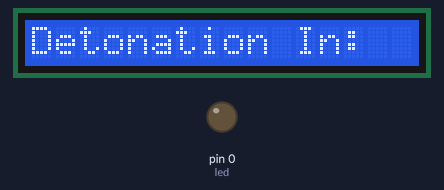
Bench run of a sketch on a simulated Arduino Uno, built with avr-gcc and run on an emulated ATmega328P. Parts: 16×1 character LCD, output pins drawn as LEDs (lit = HIGH).

Above: at 0.1 s.
At 2.1 s:
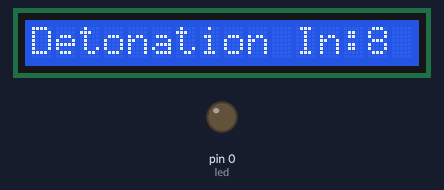
At 5.1 s:
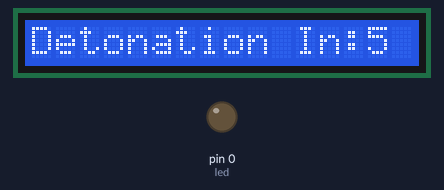
At 10.2 s:
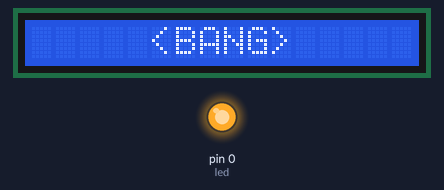
Timing chart, 0 to 11.7 s (numbered marks = the images above):
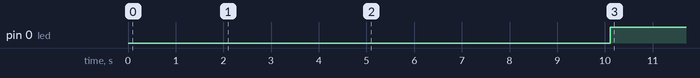

The sketch:

LCDTimer.ino
```cpp
  /*
  LCD Timer

  Based on:

 http://www.arduino.cc/en/Tutorial/LiquidCrystal
 */

// include the library code:
#include <LiquidCrystal.h>

// initialize the library with the numbers of the interface pins
LiquidCrystal lcd(12, 11, 5, 4, 3, 2);
const int led = 0;
void setup() {
  pinMode(led, OUTPUT);
  digitalWrite(led, LOW);
  lcd.clear();
  // set up the LCD's number of columns and rows:
  lcd.begin(16, 1);
  // Print a message to the LCD.
  lcd.print("Detonation In:");
}

void loop() {
  // set the cursor to column 0, line 1
  // (note: line 1 is the second row, since counting begins with 0):
  if (millis()/1000 < 10)
  {
  delay(500);


  lcd.noDisplay();
  delay(500);
  lcd.clear();
  lcd.print("Detonation In:");
  lcd.display();

  // print the number of seconds since reset:
  lcd.setCursor(14,0);
  lcd.print((10 - millis()/1000));
    }
  else
  {
    lcd.clear();
    lcd.print("     <BANG>");

    digitalWrite(led, HIGH);
    delay(20000);
  }
}
```

Measured:
- by itself, pin 0 (led): LOW → HIGH at 10.1 s
- what the display in image 1 shows lasts 0.5 s, from 2.1 s to 2.6 s
